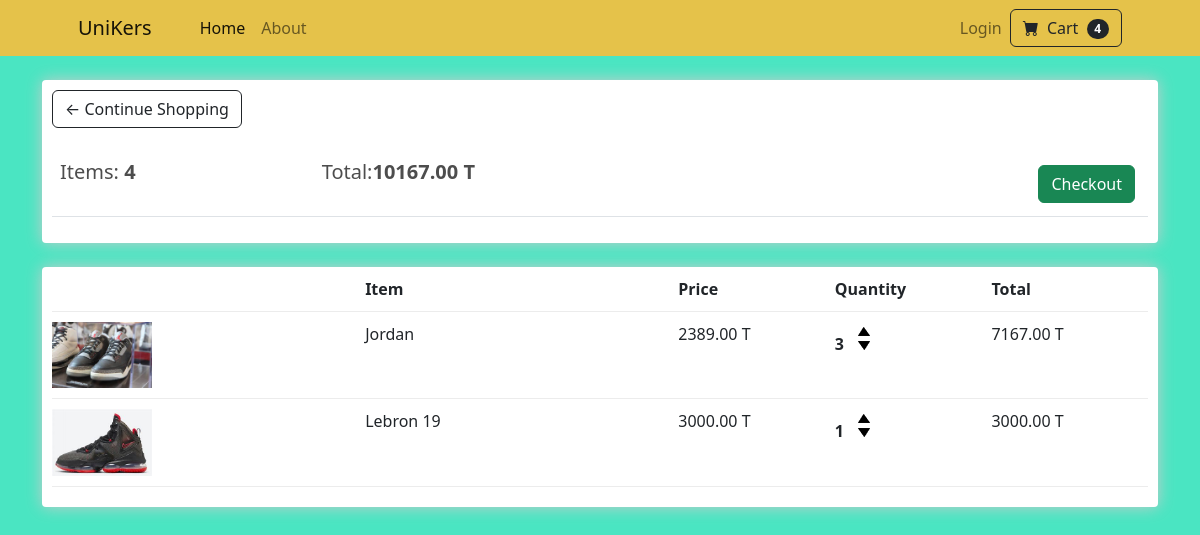
/cart/ (signed in), run on an earlier commit of the app's database.
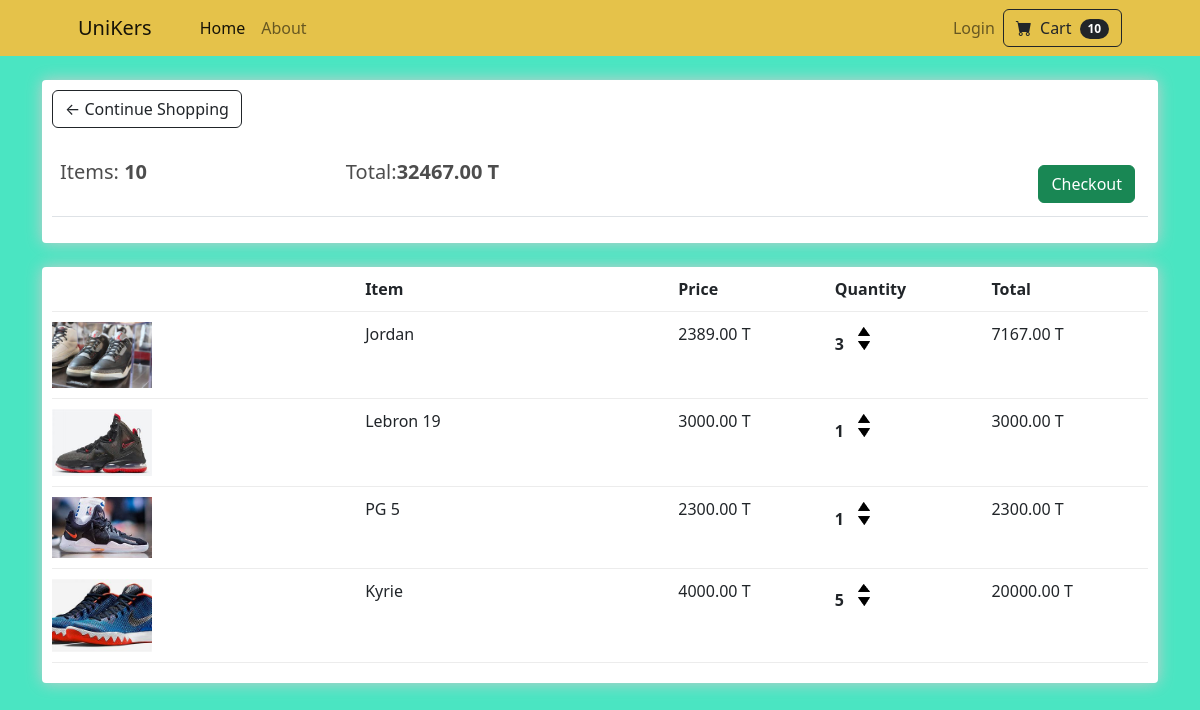
And on a later commit of the database.
### store/models.py (models this page shows, shortened)
class Order(models.Model):
    customer = models.ForeignKey(Customer, on_delete=models.SET_NULL, blank=True, null=True)
    date_orderd = models.DateTimeField(auto_now_add=True)
    complete = models.BooleanField(default=False, null=True, blank=False)
    transaction_id = models.CharField(max_length=200, null=True)
    @property
    def get_cart_total(self):
        orderitems = self.orderitem_set.all()
        total = sum([item.get_total for item in orderitems])
        return total
    def get_cart_items(self):
        oredritems = self.orderitem_set.all()
        total = sum([item.quantity for item in oredritems])
        return total

class OrderItem(models.Model):
    product = models.ForeignKey(Product, on_delete=models.SET_NULL, null=True, blank=True)
    order = models.ForeignKey(Order, on_delete=models.SET_NULL, null=True, blank=True)
    quantity = models.IntegerField(default=0, null=True, blank=True)
    date_added = models.DateTimeField(auto_now_add=True)
    @property
    def get_total(self):
        total = self.product.price * self.quantity
        return total

class Product(models.Model):
    name = models.CharField(max_length=200, null=True)
    price = models.DecimalField(max_digits=10, decimal_places=2)
    digital = models.BooleanField(default=False, null=True, blank=False)
    image = models.ImageField(null=True, blank=True)
    @property
    def imageURL(self):
        try:
            url = self.image.url
        except:
            url = ''
        return url

### store/views.py (the view)
# urls.py: path('cart/', views.cart, name="cart"),
def cart(request):
    if request.user.is_authenticated:
        customer = request.user.customer
        order, created = Order.objects.get_or_create(customer=customer, complete=False)
        items = order.orderitem_set.all()
        cartItems = order.get_cart_items
    else:
        order = {'get_cart_total':0, 'get_cart_items':0, 'shipping':False}
        cartItems = order['get_cart_items']
    context = {'items':items, 'order':order, 'cartItems':cartItems}
    return render(request, 'store/cart.html', context)

### store/templates/store/cart.html
{% extends 'store/main.html' %}
{% load static %}
{% block content %}
    <div class="row">
        <div class="col-lg-12">
            <div class="box-element">
                <a  class="btn btn-outline-dark" href="{% url 'store' %}">&#x2190; Continue Shopping</a>
                <br>
                <br>
                <table class="table">
                    <tr>
                        <th><h5>Items: <strong>{{order.get_cart_items}}</strong></h5></th>
                        <th><h5>Total:<strong>{{order.get_cart_total}} T</strong></h5></th>
                        <th>
                            <a  style="float:right; margin:5px;" class="btn btn-success" href="{% url 'checkout' %}">Checkout</a>
                        </th>
                    </tr>
                </table>
            </div>
            <br>
            <div class="box-element">
                <div class="cart-row">
                    <div style="flex:2"></div>
                    <div style="flex:2"><strong>Item</strong></div>
                    <div style="flex:1"><strong>Price</strong></div>
                    <div style="flex:1"><strong>Quantity</strong></div>
                    <div style="flex:1"><strong>Total</strong></div>
                </div>
                {% for item in items %}
                    <div class="cart-row">
                        <div style="flex:2"><img class="row-image" src="{{item.product.imageURL}}"></div>
                        <div style="flex:2"><p>{{item.product.name}}</p></div>
                        <div style="flex:1"><p>{{item.product.price}} T</p></div>
                        <div style="flex:1">
                            <p class="quantity">{{item.quantity}}</p>
                            <div class="quantity">
                                <img data-product={{item.product.id}} data-action="add" class="chg-quantity update-cart" src="{% static  'images/arrow-up.png' %}">
                                <img data-product={{item.product.id}} data-action="remove" class="chg-quantity update-cart" src="{% static  'images/arrow-down.png' %}">
                            </div>
                        </div>
                        <div style="flex:1"><p>{{item.get_total}} T</p></div>
                    </div>
                {% endfor %}
            </div>
        </div>
    </div>
{% endblock content %}

### store/templates/store/main.html (shortened to what this page needs)
<!DOCTYPE html>
{% load static %}
<html lang="en">
<head>
    <link href="https://cdn.jsdelivr.net/npm/bootstrap-icons@1.5.0/font/bootstrap-icons.css" rel="stylesheet" />
    <link href="{% static 'css/main.css' %}" rel="stylesheet" />
</head>
<body>
    <nav class="navbar navbar-expand-lg navbar-light custom-navbar">
        <div class="container px-4 px-lg-5">
            <a class="navbar-brand" href="{% url 'store' %}">UniKers</a>
            <div class="collapse navbar-collapse" id="navbarSupportedContent">
                <ul class="navbar-nav me-auto mb-2 mb-lg-0 ms-lg-4">
                    <li class="nav-item"><a class="nav-link active" aria-current="page" href="{% url 'store' %}">Home</a></li>
                    <li class="nav-item"><a class="nav-link" href="#!">About</a></li>
                </ul>
                <form class="navbar-nav ms-auto mb-2 mb-lg-0">
                    <li class="nav-item">
                        <a class="nav-link" href="#">Login</a>
                    </li>
                </form>
                <form class="d-flex" action="{% url 'cart' %}">
                    <button class="btn btn-outline-dark" type="submit">
                        <i class="bi-cart-fill me-1"></i>
                        Cart
                        <span class="badge bg-dark text-white ms-1 rounded-pill">{{cartItems}}</span>
                    </button>
                </form>
            </div>
        </div>
    </nav>
    <div class="container">
        <br>
        {% block content %}
        {% endblock content %}
    </div>
</body>
</html>

### store/templates/store/main.html (style rules this page uses)
body { background-color: #4AE5C2; }

What changed in the data, as far as the page shows it:
computed for Order: id.quantity "4" → "10"; get_cart_items "4" → "10"; get_cart_total "10167.00" → "32467.00"
added OrderItem: product.imageURL (picture), product.name "PG 5", product.price "2300.00", quantity "1", get_total "2300.00"
added OrderItem: product.imageURL (picture), product.name "Kyrie", product.price "4000.00", quantity "5", get_total "20000.00"
